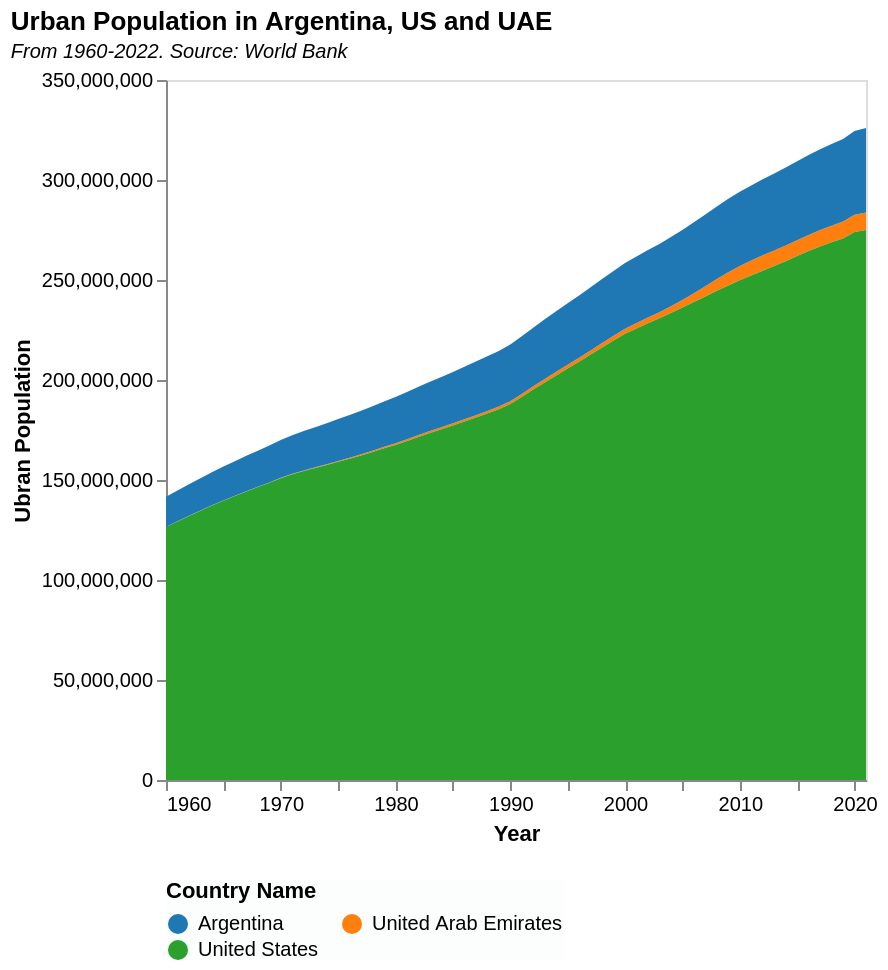

This figure's Vega-Lite source:
### Vega-Lite specification from a JSON file in a GitHub repository (floating-point values rounded to 4 significant figures; data arrays with more than 128 entries replaced by an {"elided": "..."} marker saying what was removed)
{"$schema": "https://vega.github.io/schema/vega-lite/v5.json", "title": {"text": "Urban Population in Argentina, US and UAE", "subtitle": "From 1960-2022. Source: World Bank", "subtitleFontStyle": "italic", "subtitleFontSize": 10, "anchor": "start", "color": "black"}, "description": "Coronavirus cases", "data": {"values": {"elided": "186 records"}}, "height": 350, "width": 350, "mark": {"type": "area", "point": false}, "encoding": {"x": {"field": "Year", "type": "temporal", "axis": {"grid": false}}, "y": {"field": "Urban Population", "type": "quantitative", "title": "Ubran Population", "axis": {"grid": false}}, "color": {"field": "Country Name", "type": "ordinal", "scale": {"scheme": "category10"}, "legend": {"orient": "bottom", "columns": 2, "fillColor": "#FcFdFd"}}, "opacity": {"value": 1}}, "config": {}}
